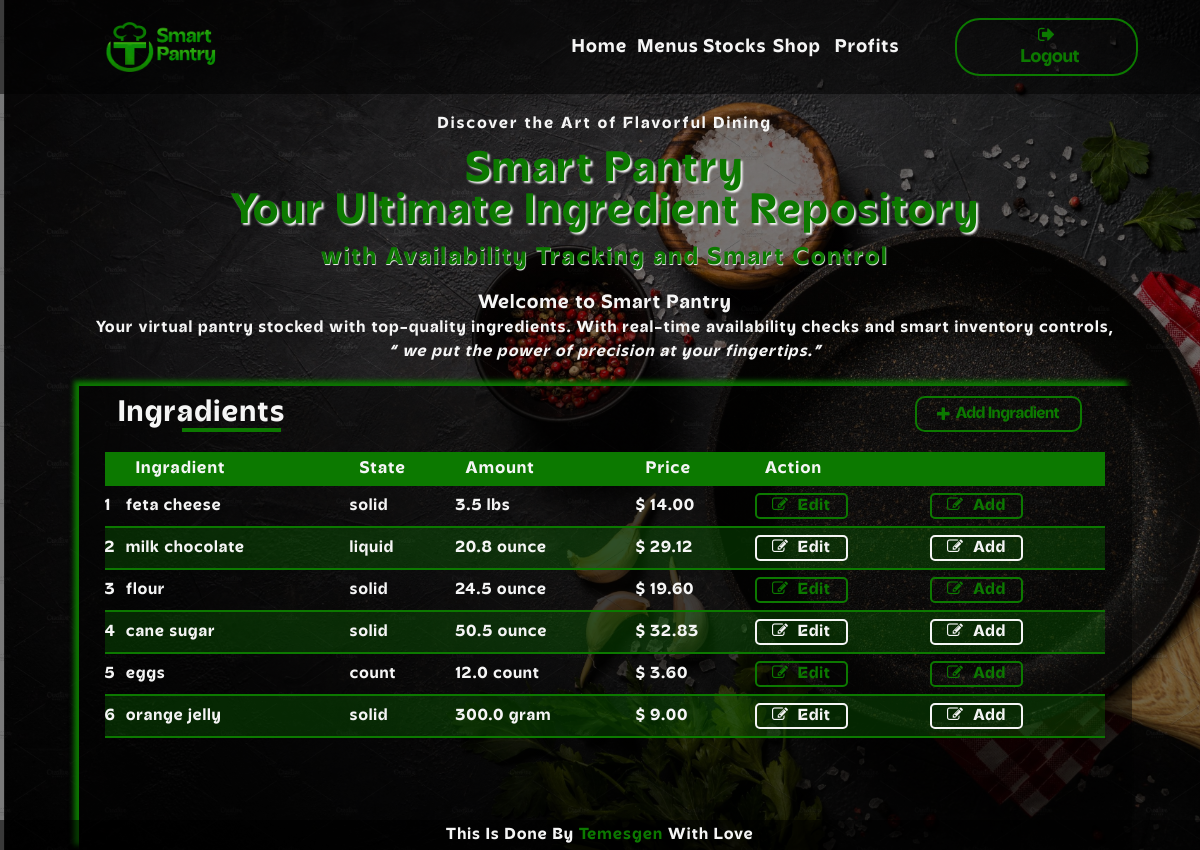
/Stocks/, run on an earlier commit of the app's database.
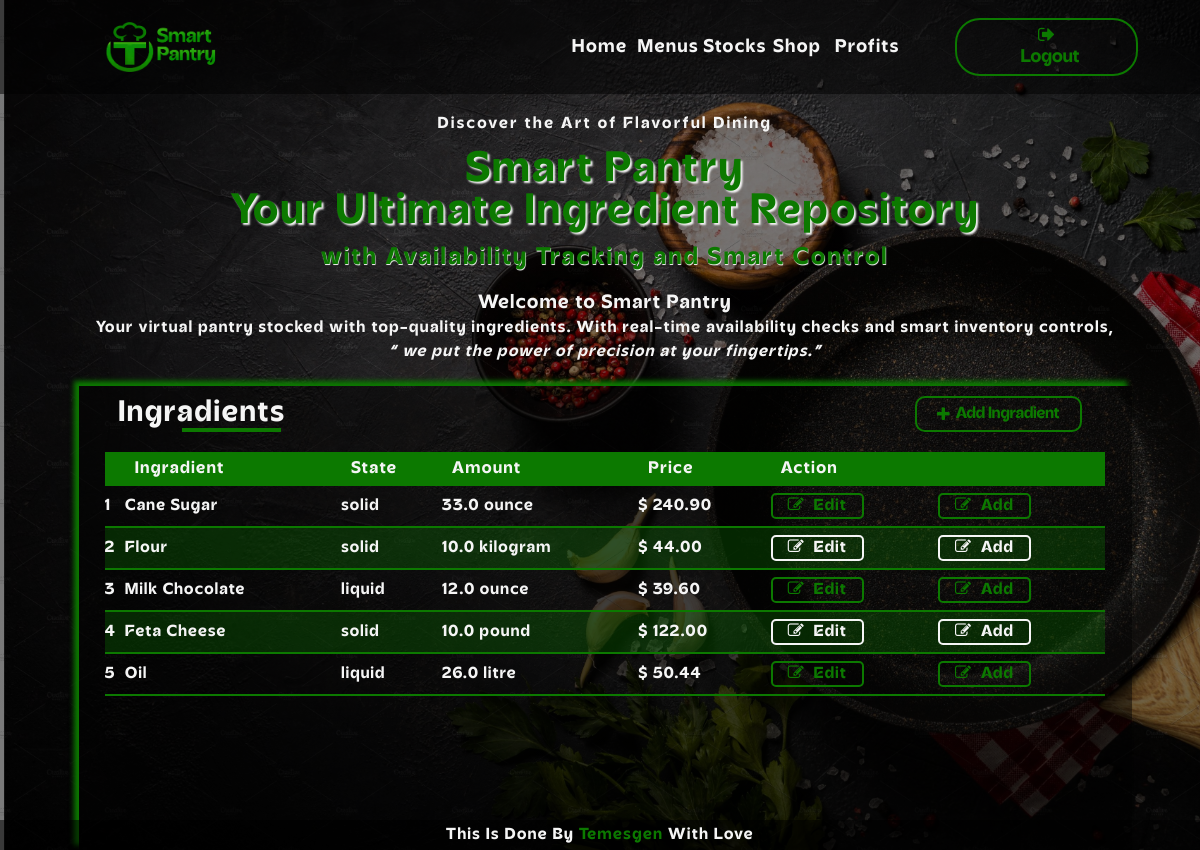
And on a later commit of the database.
### inventory/models.py (models this page shows)
class Ingradient(models.Model):
    states = [
        ("li", "liquid"),
        ("so", "solid"),
        ("co", "count")
    ]
    Name = models.CharField(max_length=50)
    State = models.CharField(max_length=2, choices=states)
    Quantity = models.FloatField(default=0)
    Unit = models.CharField(max_length=6, choices=units)
    Unit_price = models.FloatField(default=0)

### inventory/views.py (the view)
# urls.py: path("Stocks/", views.ShowIngradients, name="stocks"),
def ShowIngradients(request):
    Ingradients = Ingradient.objects.order_by("-id")
    context = {
        "ingradients" : Ingradients
    }
    return render(request, "inventory/ingradients.html", context)

### inventory/templatetags/my_filters.py (called while the page is built)
@register.filter(name="multi")
def multi(num1, num2):
    return "%.2f" %(num1 * num2)

### inventory/templates/inventory/ingradients.html (shortened to what this page needs)
{% extends 'inventory/base.html' %}
{% load static %}
{% load my_filters %}
{% block head %}
    <link rel="stylesheet" href="{% static 'inventory/css/stock.css' %}">
{% endblock %}
{% block content %}
<div class="main">
    <div class="titles">
        <p class="sub_title">Discover the Art of Flavorful Dining</p>
        <h2 class="title">Smart Pantry <br> Your Ultimate Ingredient Repository <br><span class="small">with Availability Tracking and Smart Control</span></h2>
        <p class="description"><span class="bold">Welcome to Smart Pantry</span> <br>Your virtual pantry stocked with top-quality ingredients. With real-time availability checks and smart inventory controls,<br><span class="obliqu">&#8220; we put the power of precision at your fingertips.&#8221;</span>
    </div>
    <div class="tables">
        <div class="table_top">
            <h2 class="navigation_Menu">Ingradients</h2>
            <a href="{% url 'add_ingradient_page' %}" class="add_item"><i class="fa fa-plus"></i>&nbsp;&nbsp;Add Ingradient</a>
        </div>
        <table>
            <tr>
                <th></th>
                <th>Ingradient</th>
                <th>State</th>
                <th>Amount</th>
                <th>Price</th>
                <th colspan="2">Action</th>
            </tr>
            {% for item in ingradients %}
                <tr>
                    <td>{{ forloop.counter }}</td>
                    <td>{{ item.Name }}</td>
                    <td>{{ item.State }}</td>
                    <td>{{ item.Quantity}} {{ item.Unit }}</td>
                    <td>$&nbsp;{{ item.Quantity|multi:item.Unit_price }}</td>
                    <td><a href="{% url 'edit_ingradient_page' item.id %}" class="btn btn_edit"><i class="fa fa-pencil-square-o"></i>&nbsp;&nbsp;Edit</a></td>
                    <td><a href="{% url 'add_quantity_to_ingradient_page' item.id %}" class="btn"><i class="fa fa-pencil-square-o"></i>&nbsp;&nbsp;Add</a></td>
                </tr>
            {% endfor %}
        </table>
    </div>
</div>
{% endblock %}

What changed in the data, as far as the page shows it:
removed Ingradient: Name "feta cheese", State "solid", Quantity "3.5", Unit "lbs", Quantity|multi "14.00"
changed Ingradient: Name "milk chocolate" → "Cane Sugar"; State "liquid" → "solid"; Quantity "20.8" → "33.0"; Quantity|multi "29.12" → "240.90"
changed Ingradient: Name "flour" → "Flour"; Quantity "24.5" → "10.0"; Unit "ounce" → "kilogram"; Quantity|multi "19.60" → "44.00"
changed Ingradient: Name "cane sugar" → "Milk Chocolate"; State "solid" → "liquid"; Quantity "50.5" → "12.0"; Quantity|multi "32.83" → "39.60"
changed Ingradient: Name "eggs" → "Feta Cheese"; State "count" → "solid"; Quantity "12.0" → "10.0"; Unit "count" → "pound"; Quantity|multi "3.60" → "122.00"
changed Ingradient: Name "orange jelly" → "Oil"; State "solid" → "liquid"; Quantity "300.0" → "26.0"; Unit "gram" → "litre"; Quantity|multi "9.00" → "50.44"
